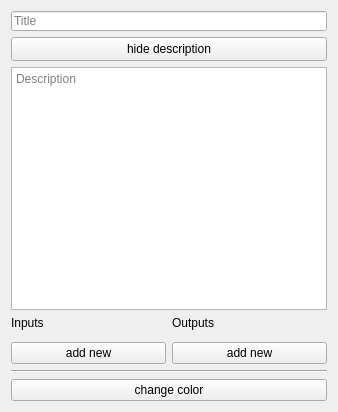
<?xml version="1.0" encoding="UTF-8"?>
<ui version="4.0">
 <class>MacroNodeDetailsForm</class>
 <widget class="QWidget" name="MacroNodeDetailsForm">
  <property name="geometry">
   <rect>
    <x>0</x>
    <y>0</y>
    <width>338</width>
    <height>412</height>
   </rect>
  </property>
  <property name="windowTitle">
   <string>Form</string>
  </property>
  <layout class="QVBoxLayout" name="verticalLayout">
   <item>
    <widget class="QLineEdit" name="title_LineEdit">
     <property name="maximumSize">
      <size>
       <width>16777215</width>
       <height>20</height>
      </size>
     </property>
     <property name="styleSheet">
      <string notr="true"/>
     </property>
     <property name="placeholderText">
      <string>Title</string>
     </property>
    </widget>
   </item>
   <item>
    <widget class="QPushButton" name="showDescription_pushButton">
     <property name="sizePolicy">
      <sizepolicy hsizetype="Minimum" vsizetype="Minimum">
       <horstretch>0</horstretch>
       <verstretch>0</verstretch>
      </sizepolicy>
     </property>
     <property name="minimumSize">
      <size>
       <width>4</width>
       <height>24</height>
      </size>
     </property>
     <property name="maximumSize">
      <size>
       <width>16777215</width>
       <height>50</height>
      </size>
     </property>
     <property name="styleSheet">
      <string notr="true"/>
     </property>
     <property name="text">
      <string>hide description</string>
     </property>
    </widget>
   </item>
   <item>
    <widget class="QPlainTextEdit" name="description_PlainTextEdit">
     <property name="styleSheet">
      <string notr="true"/>
     </property>
     <property name="placeholderText">
      <string>Description</string>
     </property>
    </widget>
   </item>
   <item>
    <layout class="QHBoxLayout" name="horizontalLayout">
     <item>
      <widget class="QLabel" name="label">
       <property name="text">
        <string>Inputs</string>
       </property>
      </widget>
     </item>
     <item>
      <widget class="QLabel" name="label_2">
       <property name="text">
        <string>Outputs</string>
       </property>
      </widget>
     </item>
    </layout>
   </item>
   <item>
    <layout class="QHBoxLayout" name="horizontalLayout_2">
     <item>
      <layout class="QVBoxLayout" name="inputs_verticalLayout"/>
     </item>
     <item>
      <widget class="Line" name="line">
       <property name="orientation">
        <enum>Qt::Vertical</enum>
       </property>
      </widget>
     </item>
     <item>
      <layout class="QVBoxLayout" name="outputs_verticalLayout"/>
     </item>
    </layout>
   </item>
   <item>
    <layout class="QHBoxLayout" name="horizontalLayout_3">
     <item>
      <widget class="QPushButton" name="addNewInput_pushButton">
       <property name="text">
        <string>add new</string>
       </property>
      </widget>
     </item>
     <item>
      <widget class="QPushButton" name="addNewOutput_pushButton">
       <property name="text">
        <string>add new</string>
       </property>
      </widget>
     </item>
    </layout>
   </item>
   <item>
    <widget class="Line" name="line_2">
     <property name="orientation">
      <enum>Qt::Horizontal</enum>
     </property>
    </widget>
   </item>
   <item>
    <widget class="QPushButton" name="changeColor_pushButton">
     <property name="text">
      <string>change color</string>
     </property>
    </widget>
   </item>
  </layout>
  <zorder>showDescription_pushButton</zorder>
  <zorder>title_LineEdit</zorder>
  <zorder>line_2</zorder>
  <zorder>description_PlainTextEdit</zorder>
  <zorder>changeColor_pushButton</zorder>
  <zorder>horizontalLayoutWidget</zorder>
 </widget>
 <resources/>
 <connections/>
</ui>
